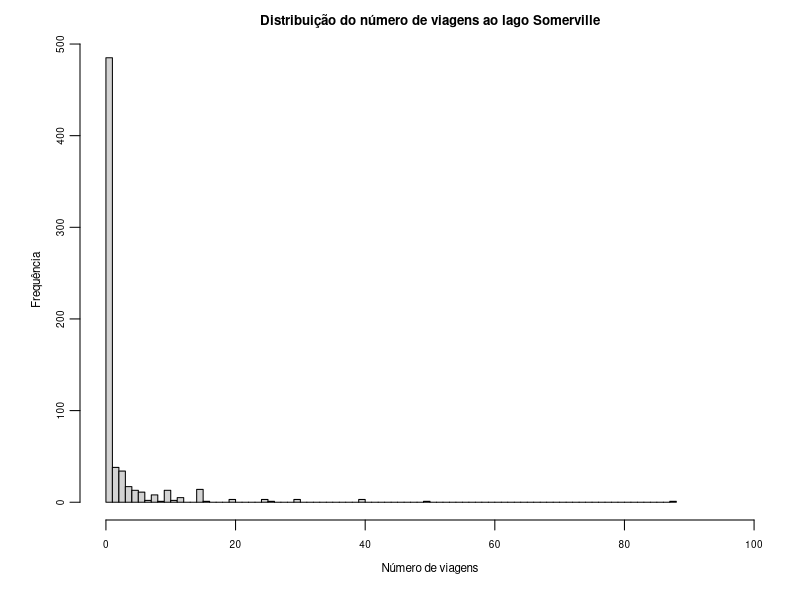
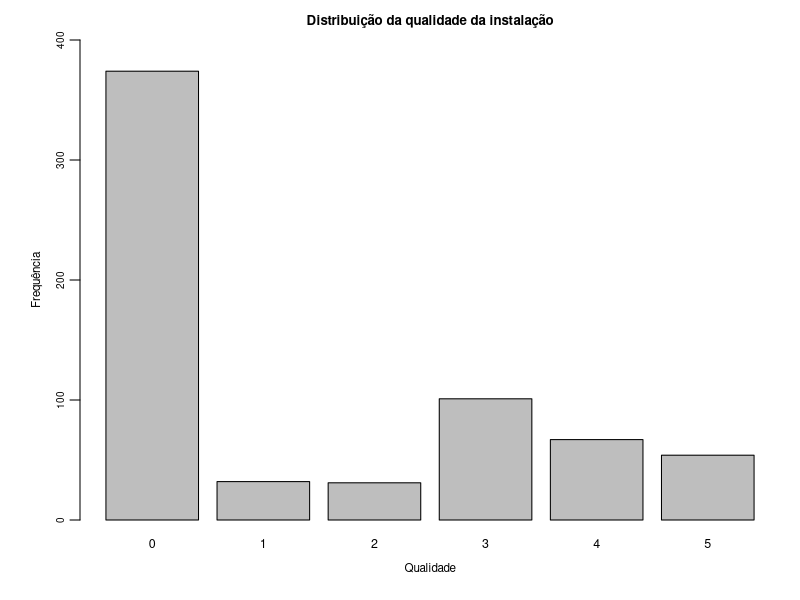
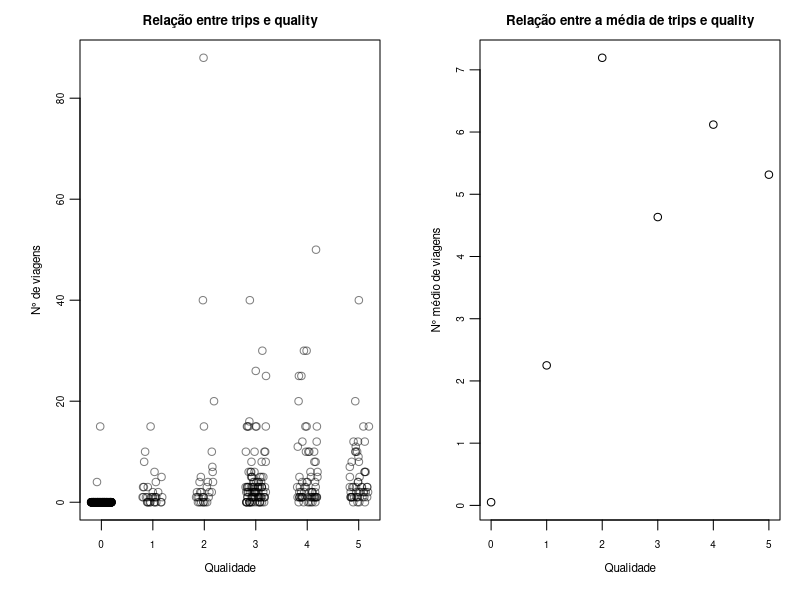
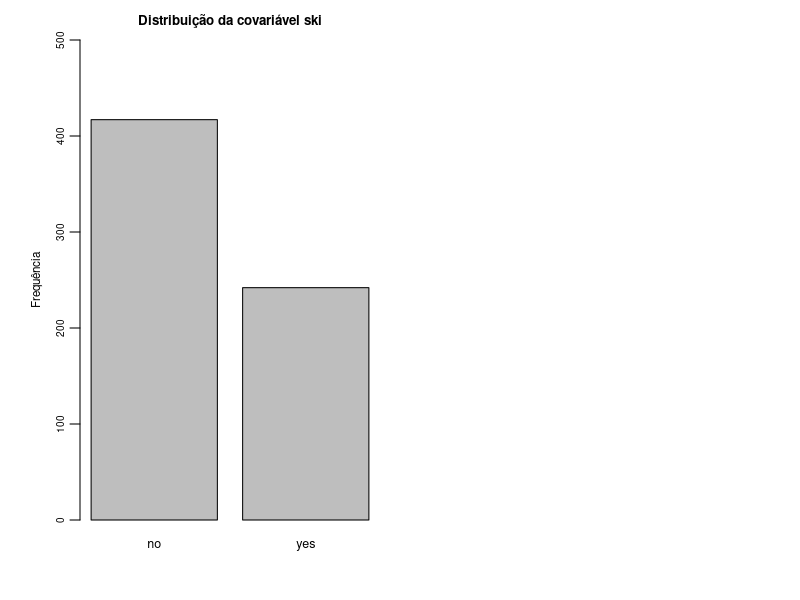
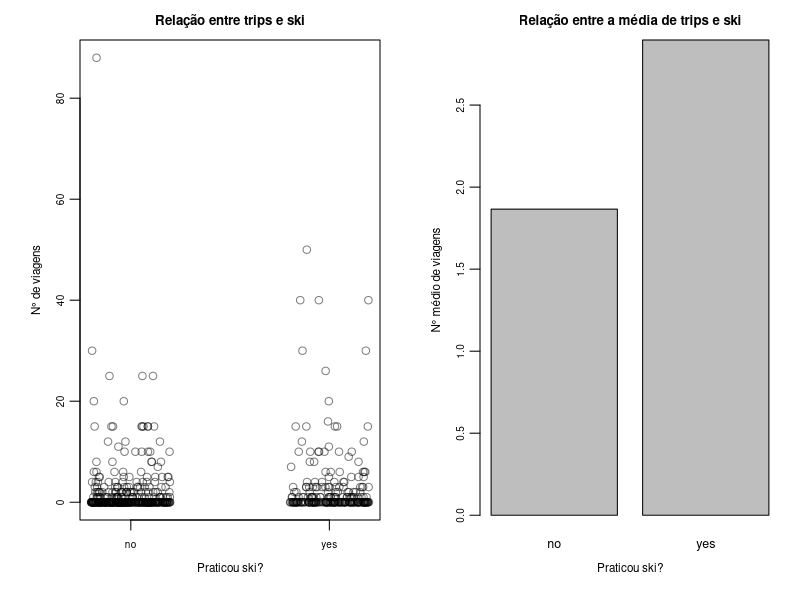
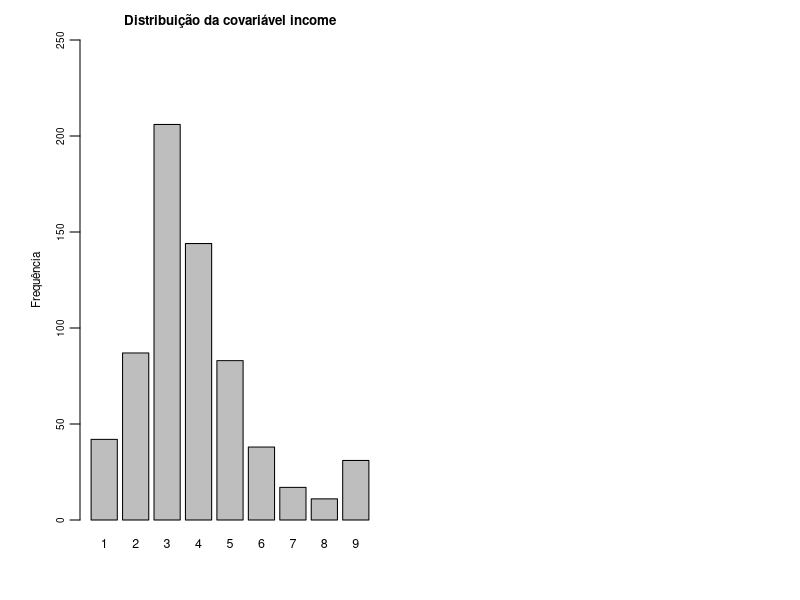
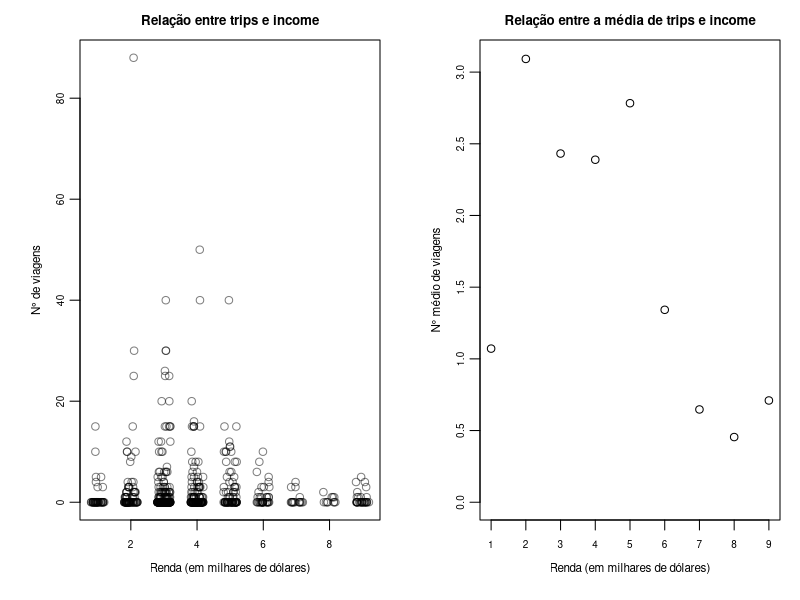
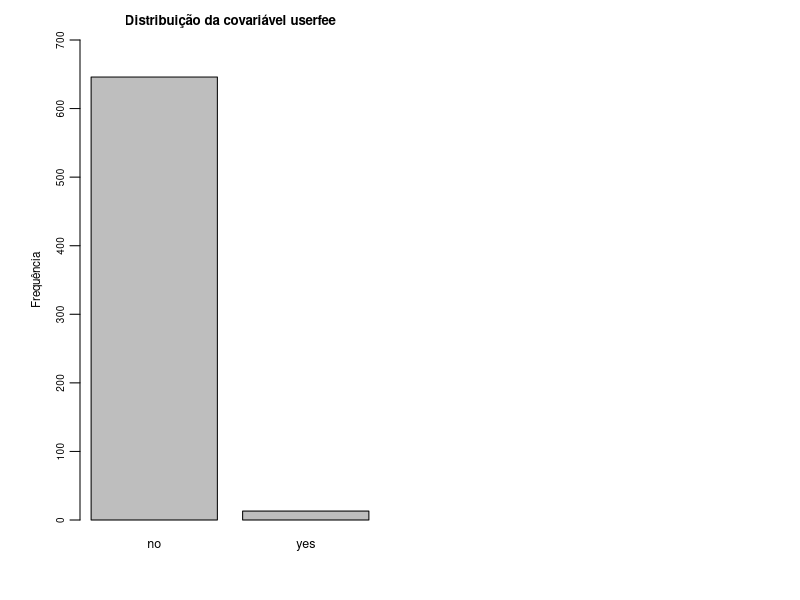

Write the R code that produced these figures, in order.
## ---- chunk 1
knitr::opts_chunk$set(echo = TRUE)
knitr::opts_chunk$set(warning = FALSE, message = FALSE)
options(tinytex.verbose = TRUE)

getOption("encoding")
# ou defina:
options(encoding = "UTF-8")
Sys.setlocale("LC_ALL", "Portuguese")
## ---- chunk 2
if(!require(AER)) install.packages("AER")
if(!require(GGally)) install.packages("GGally")
library(dplyr)
library(ggplot2)
library(AER)
library(GGally)
data("RecreationDemand")

trips = RecreationDemand$trips
quality = RecreationDemand$quality
ski = RecreationDemand$ski
income = RecreationDemand$income
userfee = RecreationDemand$userfee
costC = RecreationDemand$costC
costS = RecreationDemand$costS
costH = RecreationDemand$costH
## ---- chunk 3
par(mgp = c(1.8, 0.6, 0), mar = c(4, 4, 2, 1))
hist(
  trips,
  breaks = 100,
  xlim = c(0, 100),
  main = "Distribuição do número de viagens ao lago Somerville",
  xlab = "Número de viagens",
  ylab = "Frequência",
  cex.main = 0.8, 
  cex.lab = 0.7,
  cex.axis = 0.6)
## ---- chunk 4
cat("Média:    ", mean(trips), "\n")
cat("Variância:", var(trips), "\n")
## ---- chunk 5
par(mgp = c(1.8, 0.6, 0), mar = c(4, 4, 2, 1))
barplot(
  table(quality),
  ylim = c(0, 400),
  main = "Distribuição da qualidade da instalação",
  xlab = "Qualidade",
  ylab = "Frequência",
  cex.main = 0.8, 
  cex.lab = 0.7,
  cex.axis = 0.6,
  cex.names = 0.75)
## ---- chunk 6
par(mgp = c(1.8, 0.6, 0), mar = c(4, 4, 2, 1))
par(mfrow = c(1, 2))

plot(jitter(quality), trips,
  col = rgb(0, 0, 0, alpha = 0.5),
  main = "Relação entre trips e quality",
  xlab = "Qualidade",
  ylab = "N° de viagens",
  cex.main = 0.8, 
  cex.lab = 0.7,
  cex.axis = 0.6,
  cex.names = 0.75)

means <- tapply(trips, quality, mean)

plot(
  as.numeric(names(means)), means, type = "p",
  xaxt = "n",
  main = "Relação entre a média de trips e quality",
  xlab = "Qualidade",
  ylab = "N° médio de viagens",
  cex.main = 0.8, 
  cex.lab = 0.7,
  cex.axis = 0.6
)

axis(1, at = as.numeric(names(means)), labels = names(means), cex.axis = 0.6)
## ---- chunk 7
par(mgp = c(1.8, 0.6, 0), mar = c(4, 4, 2, 1))
barplot(
  table(ski),
  ylim = c(0, 500),
  main = "Distribuição da covariável ski",
  ylab = "Frequência",
  cex.main = 0.8, 
  cex.lab = 0.7,
  cex.axis = 0.6,
  cex.names = 0.75)
## ---- chunk 8
par(mgp = c(1.8, 0.6, 0), mar = c(4, 4, 2, 1))
par(mfrow = c(1, 2))

plot(jitter(ifelse(ski == "yes", 1, 0)), trips,
  col = rgb(0, 0, 0, alpha = 0.5),
  xaxt = "n",
  main = "Relação entre trips e ski",
  xlab = "Praticou ski?",
  ylab = "N° de viagens",
  cex.main = 0.8, 
  cex.lab = 0.7,
  cex.axis = 0.6,
  cex.names = 0.75
)

axis(1, at = c(0, 1), labels = c("no", "yes"), cex.axis = 0.6)

barplot(
  tapply(trips, ski, mean),
  main = "Relação entre a média de trips e ski",
  xlab = "Praticou ski?",
  ylab = "N° médio de viagens",
  cex.main = 0.8, 
  cex.lab = 0.7,
  cex.axis = 0.6,
  cex.names = 0.75)
## ---- chunk 9
par(mgp = c(1.8, 0.6, 0), mar = c(4, 4, 2, 1))
barplot(
  table(income),
  ylim = c(0, 250),
  main = "Distribuição da covariável income",
  ylab = "Frequência",
  cex.main = 0.8, 
  cex.lab = 0.7,
  cex.axis = 0.6,
  cex.names = 0.75)
## ---- chunk 10
par(mgp = c(1.8, 0.6, 0), mar = c(4, 4, 2, 1))
par(mfrow = c(1, 2))

plot(jitter(income), trips,
  col = rgb(0, 0, 0, alpha = 0.5),
  main = "Relação entre trips e income",
  xlab = "Renda (em milhares de dólares)",
  ylab = "N° de viagens",
  cex.main = 0.8, 
  cex.lab = 0.7,
  cex.axis = 0.6,
  cex.names = 0.75)

means <- tapply(trips, income, mean)

plot(
  as.numeric(names(means)), means, type = "p",
  xaxt = "n",
  main = "Relação entre a média de trips e income",
  xlab = "Renda (em milhares de dólares)",
  ylab = "N° médio de viagens",
  ylim = c(0, 3.1),
  cex.main = 0.8, 
  cex.lab = 0.7,
  cex.axis = 0.6
)

axis(1, at = as.numeric(names(means)), labels = names(means), cex.axis = 0.6)
## ---- chunk 11
par(mgp = c(1.8, 0.6, 0), mar = c(4, 4, 2, 1))
barplot(
  table(userfee),
  ylim = c(0, 700),
  main = "Distribuição da covariável userfee",
  ylab = "Frequência",
  cex.main = 0.8, 
  cex.lab = 0.7,
  cex.axis = 0.6,
  cex.names = 0.75)
## ---- chunk 12
par(mgp = c(1.8, 0.6, 0), mar = c(4, 4, 2, 1))
par(mfrow = c(1, 2))

plot(jitter(ifelse(userfee == "yes", 1, 0)), trips,
  col = rgb(0, 0, 0, alpha = 0.5),
  xaxt = "n",
  main = "Relação entre trips e userfee",
  xlab = "Paga a taxa anual?",
  ylab = "N° de viagens",
  cex.main = 0.8, 
  cex.lab = 0.7,
  cex.axis = 0.6,
  cex.names = 0.75
)

axis(1, at = c(0, 1), labels = c("no", "yes"), cex.axis = 0.6)

barplot(
  tapply(trips, userfee, mean),
  main = "Relação entre a média de trips e userfee",
  xlab = "Paga a taxa anual?",
  ylab = "N° médio de viagens",
  cex.main = 0.8, 
  cex.lab = 0.7,
  cex.axis = 0.6,
  cex.names = 0.75)
## ---- chunk 13
par(mfrow = c(1, 3))

par(mgp = c(2.1, 0.6, 0), mar = c(4, 4, 2, 1))
hist(
  costC,
  breaks = 50,
  ylim = c(0, 140),
  main = "Despesas para o lago Conroe",
  xlab = "Número de viagens",
  ylab = "Frequência",
  cex.main = 1.5, 
  cex.lab = 1.5,
  cex.axis = 1)

par(mgp = c(2.1, 0.6, 0), mar = c(4, 4, 2, 1))
hist(
  costS,
  breaks = 50,
  ylim = c(0, 140),
  main = "Despesas para o lago Somerville",
  xlab = "Número de viagens",
  ylab = "",
  cex.main = 1.5, 
  cex.lab = 1.5,
  cex.axis = 1)

par(mgp = c(2.1, 0.6, 0), mar = c(4, 4, 2, 1))
hist(
  costH,
  breaks = 50,
  ylim = c(0, 140),
  main = "Despesas para o lago Houston",
  xlab = "Número de viagens",
  ylab = "",
  cex.main = 1.5, 
  cex.lab = 1.5,
  cex.axis = 1)
## ---- chunk 14
df <- na.omit(RecreationDemand[, c("costC", "costS", "costH")])

plot_custom <- function(data, mapping, ...) {
  ggplot(data = data, mapping = mapping) +
    geom_point(alpha = 0.3, size = 1) +
    scale_x_continuous(breaks = scales::pretty_breaks(n = 3)) +
    scale_y_continuous(breaks = scales::pretty_breaks(n = 3)) +
    theme_minimal(base_size = 10)
}

ggpairs(
  df,
  upper = list(continuous = plot_custom),
  lower = list(continuous = plot_custom),
  diag = list(continuous = function(...) return(NULL)),  # remove a diagonal
  title = "Relações entre as variáveis cost"
) +
  theme_minimal() +
  theme(
    plot.title = element_text(size = 11, hjust = 0.5),
    axis.text = element_text(size = 6),
    axis.title = element_text(size = 7)
  )
## ---- chunk 15
cat("-> Correlação com trips:\n")
cat("costC:", cor(RecreationDemand$trips, RecreationDemand$costC, use = "complete.obs"), "\n")
cat("costS:", cor(RecreationDemand$trips, RecreationDemand$costS, use = "complete.obs"), "\n")
cat("costH:", cor(RecreationDemand$trips, RecreationDemand$costH, use = "complete.obs"), "\n")
## ---- chunk 16
RecreationDemand$costS_100 = costS / 100
costS_100 = RecreationDemand$costS_100

RecreationDemand$income_c = income - mean(income)
RecreationDemand$costS_100_c = costS_100 - mean(costS_100)

model_poisson = glm(trips ~ quality + ski + income_c + costS_100_c, data = RecreationDemand, family = poisson())
summary(model_poisson)
## ---- chunk 17
par(mgp = c(1.8, 0.6, 0), mar = c(4, 4, 2, 1))
plot(fitted(model_poisson), residuals(model_poisson, type = "pearson"),
  main = "Resíduos de Pearson x Valor previsto (Poisson)",
  xlab = "Valor previsto",
  ylab = "Resíduo",
  ylim = c(-5, 45),
  cex.main = 0.8, 
  cex.lab = 0.7,
  cex.axis = 0.6)
abline(h = 0, col = "red")
## ---- chunk 18
C_poisson = model_poisson$null.deviance - model_poisson$deviance

cat("Estatística C:", C_poisson, "\n")

df_poisson = model_poisson$df.null - model_poisson$df.residual

cat("Graus de liberdade:", df_poisson, "\n")

pvalue_poisson = pchisq(C_poisson, df_poisson, lower.tail = FALSE)

cat("p-valor:", pvalue_poisson)
## ---- chunk 19
min_model_poisson = glm(trips ~ 1, data = RecreationDemand, family = poisson())

loglik_poisson = logLik(model_poisson)
loglik_min_poisson = logLik(min_model_poisson)

pseudo_R2_poisson = (loglik_min_poisson - loglik_poisson)/loglik_min_poisson

cat("Pseudo-R2:", pseudo_R2_poisson)
## ---- chunk 20
predict_poisson = predict(model_poisson, type = "response")

count_zeros_poisson = function(lambda)
{
  pred = rpois(length(trips), lambda = lambda)
  sum(pred == 0)
}

zero_counts_poisson = replicate(1000, count_zeros_poisson(predict_poisson))
mean_zeros_poisson = mean(zero_counts_poisson)

cat("-> Número de 0s:\n")
cat("No dado:  ", sum(trips == 0), "\n")
cat("Previstos:", mean_zeros_poisson, "\n")
## ---- chunk 21
pred_poisson = predict(model_poisson)

z = ((trips - pred_poisson)^2 - trips)/pred_poisson

overdispersion_data = data.frame(z = z, pred = pred_poisson)

overdispersion_model = glm(z ~ pred + 0, data = overdispersion_data)
summary(overdispersion_model)
## ---- chunk 22
library(MASS)

model_nb = glm.nb(trips ~ quality + ski + income_c + costS_100_c, data = RecreationDemand)
summary(model_nb)
## ---- chunk 23
model_nb = glm.nb(trips ~ quality + ski + costS_100_c, data = RecreationDemand)
summary(model_nb)
## ---- chunk 24
par(mgp = c(1.8, 0.6, 0), mar = c(4, 4, 2, 1))
plot(fitted(model_nb), residuals(model_nb, type = "pearson"),
  main = "Resíduos de Pearson x Valor previsto (NBin)",
  xlab = "Valor previsto",
  ylab = "Resíduo",
  ylim = c(-5, 45),
  cex.main = 0.8, 
  cex.lab = 0.7,
  cex.axis = 0.6)
abline(h = 0, col = "red")
## ---- chunk 25
C_nb = model_nb$null.deviance - model_nb$deviance

cat("Estatística C:", C_nb, "\n")

df_nb = model_nb$df.null - model_nb$df.residual

cat("Graus de liberdade:", df_nb, "\n")

pvalue_nb = pchisq(C_nb, df_nb, lower.tail = FALSE)

cat("p-valor:", pvalue_nb)
## ---- chunk 26
min_model_nb = glm.nb(trips ~ 1, data = RecreationDemand)

loglik_nb = logLik(model_nb)
loglik_min_nb = logLik(min_model_nb)

pseudo_R2_nb = (loglik_min_nb - loglik_nb)/loglik_min_nb

cat("Pseudo-R2:", pseudo_R2_nb)
## ---- chunk 27
if(!require(glmmTMB)) install.packages("glmmTMB")
require(glmmTMB)

model_zip = glmmTMB(trips ~ ski + income_c + costS_100_c,
                    ziformula = ~ quality,
                    family = poisson,
                    data = RecreationDemand)

summary(model_zip)
## ---- chunk 28
par(mgp = c(1.8, 0.6, 0), mar = c(4, 4, 2, 1))
plot(fitted(model_zip), residuals(model_zip, type = "pearson"),
  main = "Resíduos de Pearson x Valor previsto (ZIP)",
  xlab = "Valor previsto",
  ylab = "Resíduo",
  ylim = c(-5, 45),
  cex.main = 0.8, 
  cex.lab = 0.7,
  cex.axis = 0.6)
abline(h = 0, col = "red")
## ---- chunk 29
# 1. Obtenha as probabilidades da parte de zero inflado
p_zero <- predict(model_zip, type = "zprob")         

# 2. Obtenha os valores esperados da parte Poisson
mu <- predict(model_zip, type = "conditional")       

# 3. Calcule a probabilidade total de zero
p_zero_total <- p_zero + (1 - p_zero) * exp(-mu)

# 4. Simulação
n_sim <- 1000
zero_counts <- numeric(n_sim)

for (i in 1:n_sim) {
  sampled <- rbinom(length(p_zero_total), size = 1, prob = p_zero_total)
  zero_counts[i] <- sum(sampled)
}

# 5. Resultados
mean_predicted_zeros <- mean(zero_counts)
ci <- quantile(zero_counts, c(0.025, 0.975))

cat("Média total de zeros previstos em", n_sim, "simulações:", mean_predicted_zeros, "\n")
